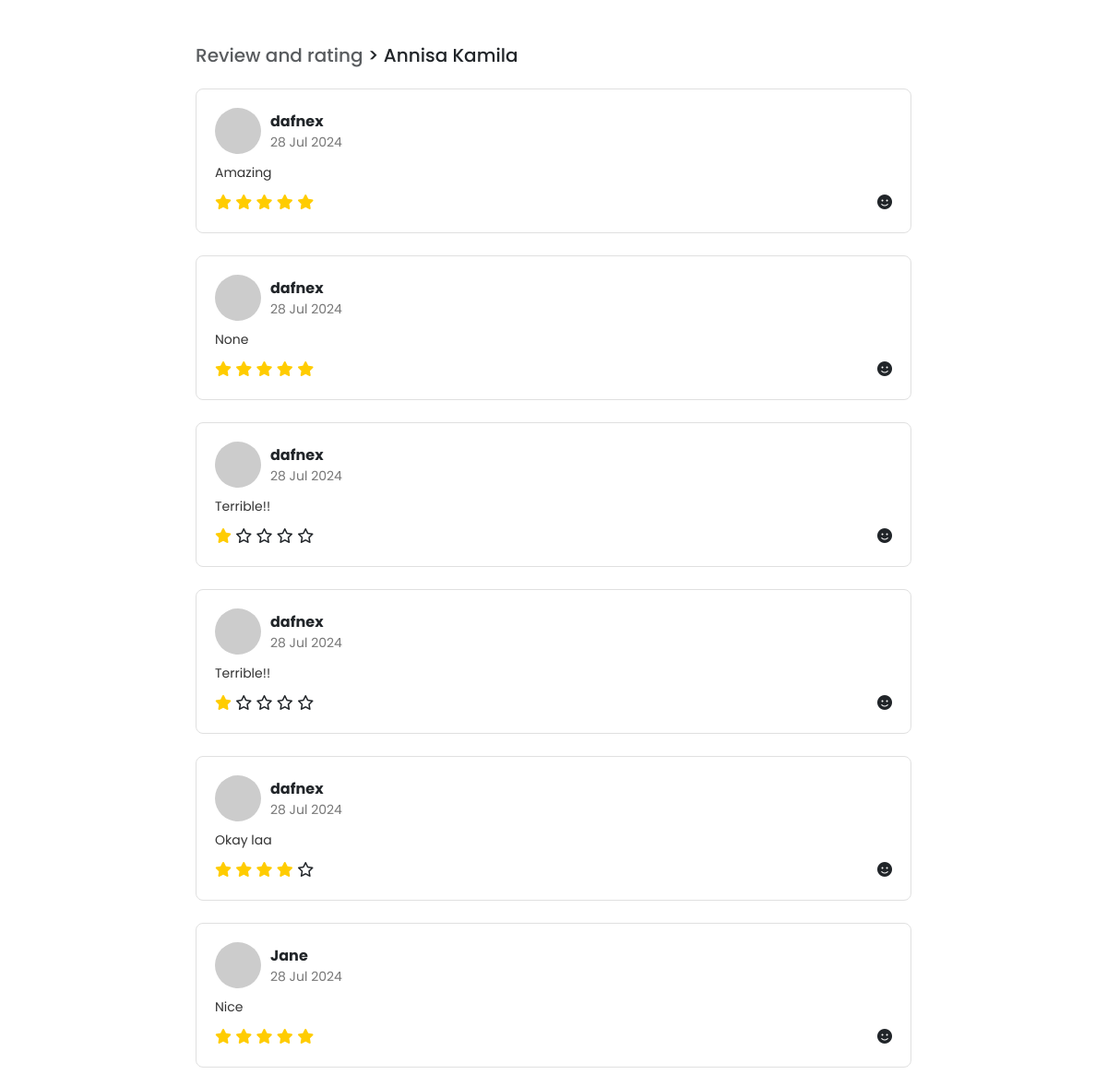
Screenshot of /cv/3/reviews with the database file from the repository.
### main/models.py (models this page shows, shortened)
class TourGuide(models.Model):
    GENDER_CHOICES = [
        ('M', 'Male'),
        ('F', 'Female'),
    ]
    STATUS_CHOICES = [
        ('active', 'Active'),
        ('inactive', 'Inactive'),
    ]
    name = models.CharField(max_length=100)
    age = models.PositiveIntegerField()
    gender = models.CharField(max_length=1, choices=GENDER_CHOICES)
    experience = models.TextField()
    location = models.CharField(max_length=100)
    status = models.CharField(max_length=8, choices=STATUS_CHOICES)
    rating = models.FloatField(default=0.0)
    total_ratings = models.DecimalField(max_digits=10, decimal_places=2, default=Decimal('0.00'))
    num_raters = models.PositiveIntegerField(default=0)

class Rating(models.Model):
    tourguide = models.ForeignKey(TourGuide, on_delete=models.CASCADE, related_name='ratings')
    user = models.ForeignKey(User, on_delete=models.CASCADE, related_name='ratings', default=1)  # Default user ID
    rating = models.PositiveIntegerField(choices=[(i, str(i)) for i in range(1, 6)])
    comment = models.TextField(blank=True, null=True)
    created_at = models.DateTimeField(auto_now_add=True)

### main/views.py (the view)
# urls.py: path('cv/<int:id>/reviews', views.tour_guide_reviews, name='reviews'),
def tour_guide_reviews(request, id):
    tourguide = get_object_or_404(TourGuide, pk=id)
    reviews = Rating.objects.filter(tourguide=tourguide)
    return render(request, 'main/review.html', {'tourguide': tourguide, 'reviews': reviews})

### main/templatetags/custom_tags.py (called while the page is built)
@register.filter
def times(number):
    return range(1, number + 1)

### main/templates/main/review.html (shortened to what this page needs)
<!doctype html>
<html lang="en">
<head>
    {% load custom_tags %}
    <link href="https://cdn.jsdelivr.net/npm/bootstrap@5.3.3/dist/css/bootstrap.min.css" rel="stylesheet"
>
</head>
<body>
    <div class="container mt-5" style="max-width: 800px;">
        <h5 class="text-muted">Review and rating <span class="text-dark"> > {{ tourguide.name }}</span></h5>
        {% for review in reviews %}
        <div class="review-box mt-4">
            <div class="review-header">
                <img src="https://via.placeholder.com/50" alt="{{ review.user.username }}">
                <div>
                    <div class="review-name">{{ review.user.username }}</div>
                    <div class="review-date">{{ review.created_at|date:"d M Y" }}</div>
                </div>
            </div>
            <div class="review-content">
                {{ review.comment }}
            </div>
            <div class="review-footer">
                <div class="review-stars">
                    {% for i in 5|times %}
                        <span class="fa fa-star{% if i > review.rating %}-o{% endif %}"></span>
                    {% endfor %}
                </div>
                <div class="review-smiley">
                    <span class="fa fa-smile"></span>
                </div>
            </div>
        </div>
        {% endfor %}
    </div>
</body>
</html>

### main/templates/main/review.html (style rules this page uses)
body { font-family: 'Poppins', sans-serif; }
.review-box { border: 1px solid #E0E0E0; border-radius: 8px; padding: 20px; margin-bottom: 20px; transition: border-color 0.3s, color 0.3s; }
.review-box .review-header { display: flex; align-items: center; }
.review-box .review-header img { width: 50px; height: 50px; border-radius: 50%; margin-right: 10px; }
.review-box .review-header .review-name { font-weight: 700; }
.review-box .review-header .review-date { font-size: 0.875rem; color: #777; }
.review-box .review-content { margin-top: 10px; font-size: 0.875rem; color: #333; }
.review-box .review-footer { display: flex; justify-content: space-between; align-items: center; margin-top: 10px; }
.review-box .review-stars .fa-star { color: #FFCC00; }

### rows the page displays
TourGuide: name "Annisa Kamila"
Rating: user.username "dafnex", created_at "28 Jul 2024", comment "Amazing", rating 5 (drawn)
Rating: user.username "dafnex", created_at "28 Jul 2024", comment "None", rating 5 (drawn)
Rating: user.username "dafnex", created_at "28 Jul 2024", comment "Terrible!!", rating 1 (drawn)
Rating: user.username "dafnex", created_at "28 Jul 2024", comment "Terrible!!", rating 1 (drawn)
Rating: user.username "dafnex", created_at "28 Jul 2024", comment "Okay laa", rating 4 (drawn)
Rating: user.username "Jane", created_at "28 Jul 2024", comment "Nice", rating 5 (drawn)
